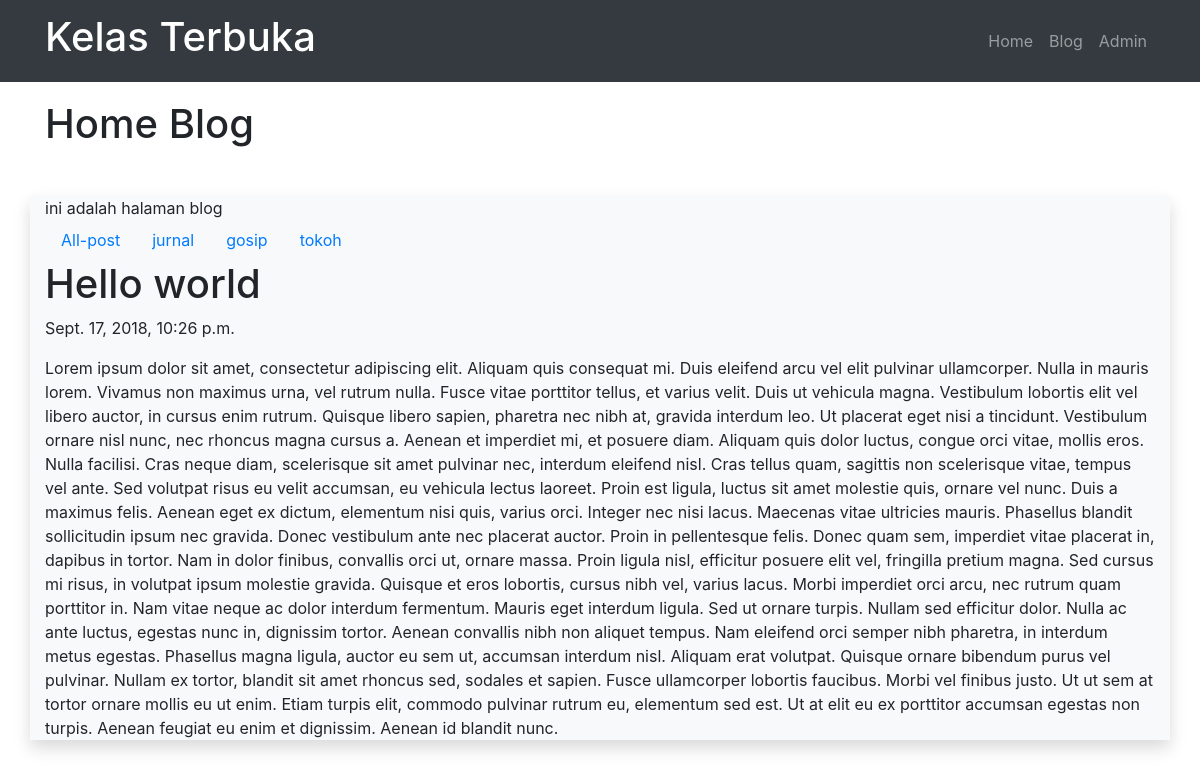
Screenshot of /blog/post/hello-world/ with the database file from the repository.
### blog/models.py (models this page shows, shortened)
class Post(models.Model):
	judul		= models.CharField(max_length=255)
	body		= models.TextField()
	category	= models.CharField(max_length=255)
	publish		= models.DateTimeField(auto_now_add = True)
	update		= models.DateTimeField(auto_now = True)
	slug		= models.SlugField(blank=True, editable = False)

### blog/views.py (the view)
# urls.py: url(r'^post/(?P<slugInput>[\w-]+)/$', views.detailPost),
def detailPost(request,slugInput):
	posts = Post.objects.get(slug=slugInput);
	categories = Post.objects.values('category').distinct();
	context = {
		'Judul':'Home Blog',
		'Content':'ini adalah halaman blog',
		'Categories':categories,
		'Posts':posts,
	}
	return render(request,'blog/detail.html',context)

### blog/templates/blog/detail.html (shortened to what this page needs)
{% extends "base.html" %}
{% block pageTitle %}
	{{Judul}}
{% endblock pageTitle %}
{% block contents %}
	{{Content}}
	<ul class="nav">
		<li class="nav-item">
			<a class = "nav-link" href="/blog" title="">
				All-post
			</a>
		</li>
	{% for dataCategory in Categories %}
		<li class="nav-item">
			<a class = "nav-link" href="/blog/category/{{dataCategory.category}}" title="">
				{{dataCategory.category}}
			</a>
		</li>
	{% endfor %}
	</ul>
	<h1>{{Posts.judul}}</h1>
	<p>{{Posts.publish}}</p>
	<p>{{Posts.body}}</p>
{% endblock contents %}

### rows the page displays
Post: judul "Hello world", publish "Sept. 17, 2018, 10:26 p.m.", body "Lorem ipsum dolor sit amet, consectetur adipiscing elit. Aliquam quis consequat mi. Duis eleifend arcu vel elit pulvinar ullamcorper. Nulla in mauris lorem. Vivamus non maximus urna, vel rutrum nulla. Fusce vitae porttitor tellus, et varius velit. Duis ut vehicula magna. Vestibulum lobortis elit vel libero auctor, in cursus enim rutrum. Quisque libero sapien, pharetra nec nibh at, gravida interdum leo. Ut placerat eget nisi a tincidunt. Vestibulum ornare nisl nunc, nec rhoncus magna cursus a. Aenean et imperdiet mi, et posuere diam. Aliquam quis dolor luctus, congue orci vitae, mollis eros. Nulla facilisi. Cras neque diam, scelerisque sit amet pulvinar nec, interdum eleifend nisl. Cras…"

### other values shown
{{ Judul }} "Home Blog"
{{ Content }} "ini adalah halaman blog"
{{ dataCategory.category }} "jurnal" "gosip" "tokoh"
